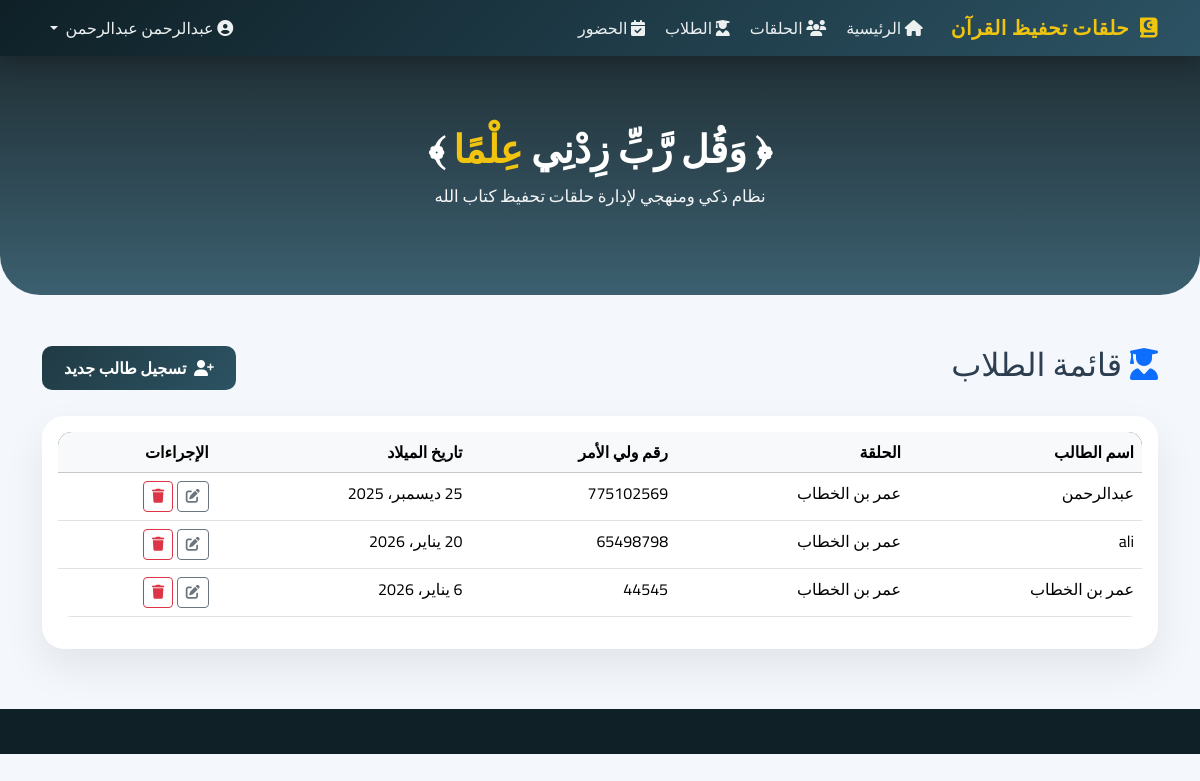
The app's page /students/ (signed in) with its own data.
### quran_app/models.py (models this page shows, shortened)
class Student(models.Model):
    name = models.CharField(max_length=100, verbose_name="اسم الطالب")
    halaqa = models.ForeignKey(Halaqa, on_delete=models.CASCADE, related_name='students', verbose_name="الحلقة")
    phone = models.CharField(max_length=15, verbose_name="رقم هاتف ولي الأمر")
    birth_date = models.DateField(verbose_name="تاريخ الميلاد")
    join_date = models.DateField(auto_now_add=True, verbose_name="تاريخ التسجيل")
    class Meta:
        verbose_name = "طالب"
        verbose_name_plural = "الطلاب"

class Halaqa(models.Model):
    DAYS_CHOICES = [
        ('يومي', 'يومي'),
        ('سبت-اثنين-أربعاء', 'سبت-اثنين-أربعاء'),
        ('أحد-ثلاثاء-خميس', 'أحد-ثلاثاء-خميس'),
    ]
    name = models.CharField(max_length=100, verbose_name="اسم الحلقة")
    teacher = models.ForeignKey(Teacher, on_delete=models.CASCADE, related_name='halaqat', verbose_name="المعلم")
    days = models.CharField(max_length=50, choices=DAYS_CHOICES, default='يومي', verbose_name="أيام الحلقة")
    time = models.TimeField(verbose_name="وقت الحلقة")
    location = models.CharField(max_length=100, verbose_name="المكان")
    class Meta:
        verbose_name = "حلقة"
        verbose_name_plural = "الحلقات"

### quran_app/views.py (the view)
# urls.py: path('students/', views.student_list, name='student_list'),
@login_required
def student_list(request):
    students = Student.objects.filter(halaqa__teacher=request.user.teacher)
    return render(request, 'quran_app/student_list.html', {'students': students})

### quran_app/templates/quran_app/student_list.html
{% extends 'quran_app/base.html' %}
{% block content %}
<div class="d-flex justify-content-between align-items-center mb-4">
    <h2><i class="fas fa-user-graduate me-2 text-primary"></i>قائمة الطلاب</h2>
    <a href="{% url 'student_create' %}" class="btn btn-primary">
        <i class="fas fa-user-plus me-1"></i> تسجيل طالب جديد
    </a>
</div>
<div class="card">
    <div class="card-body">
        <div class="table-responsive">
            <table class="table table-hover">
                <thead class="table-light">
                    <tr>
                        <th>اسم الطالب</th>
                        <th>الحلقة</th>
                        <th>رقم ولي الأمر</th>
                        <th>تاريخ الميلاد</th>
                        <th>الإجراءات</th>
                    </tr>
                </thead>
                <tbody>
                    {% for student in students %}
                    <tr>
                        <td>{{ student.name }}</td>
                        <td>{{ student.halaqa.name }}</td>
                        <td>{{ student.phone }}</td>
                        <td>{{ student.birth_date }}</td>
                        <td>
                            <a href="{% url 'student_update' student.pk %}" class="btn btn-sm btn-outline-secondary"><i class="fas fa-edit"></i></a>
                            <a href="{% url 'student_delete' student.pk %}" class="btn btn-sm btn-outline-danger"><i class="fas fa-trash"></i></a>
                        </td>
                    </tr>
                    {% empty %}
                    <tr>
                        <td colspan="5" class="text-center">لا يوجد طلاب مسجلين</td>
                    </tr>
                    {% endfor %}
                </tbody>
            </table>
        </div>
    </div>
</div>
{% endblock %}

### quran_app/templates/quran_app/base.html (shortened to what this page needs)
<!DOCTYPE html>
<html lang="ar" dir="rtl">
<head>
    <link href="https://cdn.jsdelivr.net/npm/bootstrap@5.3.3/dist/css/bootstrap.rtl.min.css" rel="stylesheet">
    <link href="https://cdnjs.cloudflare.com/ajax/libs/font-awesome/6.5.1/css/all.min.css" rel="stylesheet">
</head>
<body>
<nav class="navbar navbar-expand-lg navbar-dark sticky-top">
    <div class="container">
        <a class="navbar-brand" href="{% url 'home' %}">
            <i class="fas fa-quran"></i>
            حلقات تحفيظ القرآن
        </a>
        <div class="collapse navbar-collapse" id="navMain">
            <ul class="navbar-nav me-auto">
                {% if user.is_authenticated %}
                <li class="nav-item">
                    <a class="nav-link" href="{% url 'home' %}">
                        <i class="fas fa-house ms-1"></i> الرئيسية
                    </a>
                </li>
                <li class="nav-item">
                    <a class="nav-link" href="{% url 'halaqa_list' %}">
                        <i class="fas fa-users ms-1"></i> الحلقات
                    </a>
                </li>
                <li class="nav-item">
                    <a class="nav-link" href="{% url 'student_list' %}">
                        <i class="fas fa-user-graduate ms-1"></i> الطلاب
                    </a>
                </li>
                <li class="nav-item">
                    <a class="nav-link" href="{% url 'attendance_list' %}">
                        <i class="fas fa-calendar-check ms-1"></i> الحضور
                    </a>
                </li>
                {% endif %}
            </ul>
            <ul class="navbar-nav ms-auto">
                {% if user.is_authenticated %}
                <li class="nav-item dropdown">
                    <a class="nav-link dropdown-toggle" data-bs-toggle="dropdown">
                        <i class="fas fa-user-circle ms-1"></i>
                        {{ user.get_full_name|default:user.username }}
                    </a>
                </li>
                {% endif %}
            </ul>
        </div>
    </div>
</nav>
<div class="hero">
    <h1>﴿ وَقُل رَّبِّ زِدْنِي <span>عِلْمًا</span> ﴾</h1>
    <p>نظام ذكي ومنهجي لإدارة حلقات تحفيظ كتاب الله</p>
</div>
<div class="container main-content">
    {% block content %}{% endblock %}
</div>
<footer class="footer"></footer>
</body>
</html>

### quran_app/templates/quran_app/base.html (style rules this page uses)
:root { --primary-dark: #0f2027; --primary-mid: #203a43; --primary-light: #2c5364; --gold: #f1c40f; --bg-soft: #f4f7fb; }
body { font-family: 'Cairo', sans-serif; background-color: var(--bg-soft); color: #2c3e50; }
.navbar { background: linear-gradient(135deg, var(--primary-dark), var(--primary-light)); box-shadow: 0 8px 25px rgba(0,0,0,0.2); }
.navbar-brand { font-weight: 800; color: var(--gold) !important; letter-spacing: 0.5px; }
.navbar-brand i { margin-left: 6px; }
.nav-link { color: #ecf0f1 !important; font-weight: 500; }
.hero { background: linear-gradient( rgba(15,32,39,0.92), rgba(44,83,100,0.92) ); color: #fff; padding: 70px 15px; text-align: center; border-radius: 0 0 40px 40px; margin-bottom: 50px; }
.hero h1 { font-weight: 800; font-size: 2.4rem; margin-bottom: 12px; }
.hero span { color: var(--gold); }
.hero p { font-size: 1.05rem; opacity: 0.95; }
.main-content { padding-bottom: 60px; }
.card { border: none; border-radius: 22px; box-shadow: 0 18px 40px rgba(0,0,0,0.08); transition: transform 0.4s ease, box-shadow 0.4s ease; }
.btn-primary { background: linear-gradient(135deg, var(--primary-mid), var(--primary-light)); border: none; font-weight: 600; padding: 10px 22px; border-radius: 10px; }
.table { border-radius: 14px; overflow: hidden; }
.table thead { background-color: var(--primary-mid); color: #fff; }
.footer { background-color: var(--primary-dark); height: 45px; }

### records on screen
Student: name "عبدالرحمن", halaqa.name "عمر بن الخطاب", phone "775102569", birth_date "25 ديسمبر، 2025"
Student: name "ali", halaqa.name "عمر بن الخطاب", phone "65498798", birth_date "20 يناير، 2026"
Student: name "عمر بن الخطاب", halaqa.name "عمر بن الخطاب", phone "44545", birth_date "6 يناير، 2026"

### other values on screen
{{ user.get_full_name|default:user.username }} "عبدالرحمن عبدالرحمن"
